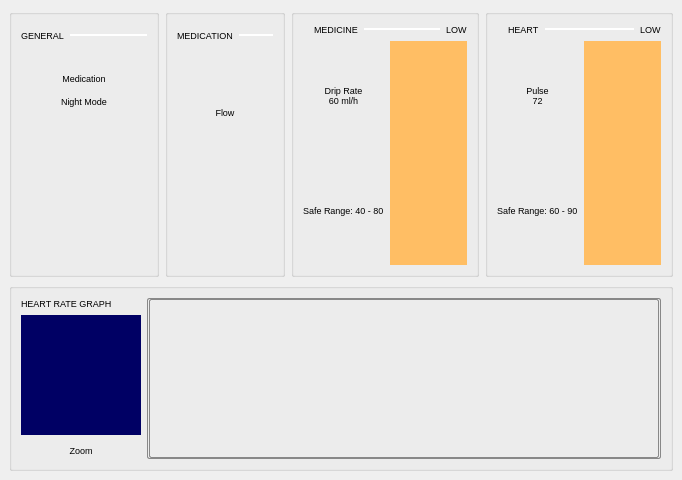
<?xml version="1.0" encoding="UTF-8"?>
<ui version="4.0">
 <class>PatientCare</class>
 <widget class="QWidget" name="PatientCare">
  <property name="geometry">
   <rect>
    <x>0</x>
    <y>0</y>
    <width>682</width>
    <height>480</height>
   </rect>
  </property>
  <property name="font">
   <font>
    <pointsize>7</pointsize>
   </font>
  </property>
  <property name="windowTitle">
   <string>PatientCare (Demo)</string>
  </property>
  <layout class="QVBoxLayout" name="verticalLayout_2">
   <property name="margin">
    <number>0</number>
   </property>
   <item>
    <layout class="QVBoxLayout" name="topLayout">
     <property name="margin">
      <number>9</number>
     </property>
     <item>
      <layout class="QHBoxLayout" name="layoutGroupBoxes">
       <item>
        <widget class="QGroupBox" name="gbGeneral">
         <property name="sizePolicy">
          <sizepolicy hsizetype="Expanding" vsizetype="Expanding">
           <horstretch>0</horstretch>
           <verstretch>1</verstretch>
          </sizepolicy>
         </property>
         <property name="minimumSize">
          <size>
           <width>150</width>
           <height>0</height>
          </size>
         </property>
         <property name="maximumSize">
          <size>
           <width>150</width>
           <height>16777215</height>
          </size>
         </property>
         <property name="font">
          <font/>
         </property>
         <property name="title">
          <string/>
         </property>
         <property name="flat">
          <bool>false</bool>
         </property>
         <layout class="QVBoxLayout" name="layoutGeneral">
          <item>
           <layout class="QHBoxLayout" name="horizontalLayout">
            <item>
             <widget class="QLabel" name="lblGeneral">
              <property name="sizePolicy">
               <sizepolicy hsizetype="Preferred" vsizetype="Fixed">
                <horstretch>0</horstretch>
                <verstretch>0</verstretch>
               </sizepolicy>
              </property>
              <property name="minimumSize">
               <size>
                <width>0</width>
                <height>22</height>
               </size>
              </property>
              <property name="text">
               <string>GENERAL</string>
              </property>
             </widget>
            </item>
            <item>
             <widget class="QWidget" name="widget" native="true">
              <property name="sizePolicy">
               <sizepolicy hsizetype="Expanding" vsizetype="Fixed">
                <horstretch>0</horstretch>
                <verstretch>0</verstretch>
               </sizepolicy>
              </property>
              <property name="maximumSize">
               <size>
                <width>16777215</width>
                <height>2</height>
               </size>
              </property>
              <property name="styleSheet">
               <string notr="true">background-color: rgb(255, 255, 255);</string>
              </property>
             </widget>
            </item>
           </layout>
          </item>
          <item>
           <spacer name="verticalSpacer_2">
            <property name="orientation">
             <enum>Qt::Vertical</enum>
            </property>
            <property name="sizeType">
             <enum>QSizePolicy::Fixed</enum>
            </property>
            <property name="sizeHint" stdset="0">
             <size>
              <width>20</width>
              <height>15</height>
             </size>
            </property>
           </spacer>
          </item>
          <item>
           <widget class="QtSvgSlideSwitch" name="switchSystemOff" native="true">
            <property name="styleSheet">
             <string notr="true">background-color: rgb(0, 85, 0)</string>
            </property>
           </widget>
          </item>
          <item>
           <widget class="QLabel" name="label">
            <property name="sizePolicy">
             <sizepolicy hsizetype="Expanding" vsizetype="Preferred">
              <horstretch>0</horstretch>
              <verstretch>0</verstretch>
             </sizepolicy>
            </property>
            <property name="text">
             <string>  Medication  </string>
            </property>
            <property name="alignment">
             <set>Qt::AlignCenter</set>
            </property>
           </widget>
          </item>
          <item>
           <widget class="QtSvgSlideSwitch" name="switchNightMode" native="true">
            <property name="styleSheet">
             <string notr="true">background-color: rgb(0, 85, 0)</string>
            </property>
           </widget>
          </item>
          <item>
           <widget class="QLabel" name="label_5">
            <property name="sizePolicy">
             <sizepolicy hsizetype="Expanding" vsizetype="Preferred">
              <horstretch>0</horstretch>
              <verstretch>0</verstretch>
             </sizepolicy>
            </property>
            <property name="text">
             <string>  Night Mode  </string>
            </property>
            <property name="alignment">
             <set>Qt::AlignCenter</set>
            </property>
           </widget>
          </item>
          <item>
           <spacer name="verticalSpacer">
            <property name="orientation">
             <enum>Qt::Vertical</enum>
            </property>
            <property name="sizeType">
             <enum>QSizePolicy::Expanding</enum>
            </property>
            <property name="sizeHint" stdset="0">
             <size>
              <width>20</width>
              <height>62</height>
             </size>
            </property>
           </spacer>
          </item>
         </layout>
        </widget>
       </item>
       <item>
        <widget class="QGroupBox" name="gbMedication">
         <property name="sizePolicy">
          <sizepolicy hsizetype="Expanding" vsizetype="Expanding">
           <horstretch>0</horstretch>
           <verstretch>1</verstretch>
          </sizepolicy>
         </property>
         <property name="minimumSize">
          <size>
           <width>120</width>
           <height>0</height>
          </size>
         </property>
         <property name="maximumSize">
          <size>
           <width>120</width>
           <height>16777215</height>
          </size>
         </property>
         <property name="font">
          <font/>
         </property>
         <property name="title">
          <string/>
         </property>
         <property name="flat">
          <bool>false</bool>
         </property>
         <layout class="QVBoxLayout" name="layoutMedication">
          <property name="sizeConstraint">
           <enum>QLayout::SetMinimumSize</enum>
          </property>
          <item>
           <layout class="QHBoxLayout" name="horizontalLayout_2">
            <item>
             <widget class="QLabel" name="lblMedication">
              <property name="sizePolicy">
               <sizepolicy hsizetype="Preferred" vsizetype="Minimum">
                <horstretch>0</horstretch>
                <verstretch>0</verstretch>
               </sizepolicy>
              </property>
              <property name="minimumSize">
               <size>
                <width>0</width>
                <height>22</height>
               </size>
              </property>
              <property name="text">
               <string>MEDICATION</string>
              </property>
             </widget>
            </item>
            <item>
             <widget class="QWidget" name="widget2" native="true">
              <property name="sizePolicy">
               <sizepolicy hsizetype="Expanding" vsizetype="Fixed">
                <horstretch>0</horstretch>
                <verstretch>0</verstretch>
               </sizepolicy>
              </property>
              <property name="maximumSize">
               <size>
                <width>16777215</width>
                <height>2</height>
               </size>
              </property>
              <property name="styleSheet">
               <string notr="true">background-color: rgb(255, 255, 255);</string>
              </property>
             </widget>
            </item>
           </layout>
          </item>
          <item>
           <spacer name="spacerMedication1">
            <property name="orientation">
             <enum>Qt::Vertical</enum>
            </property>
            <property name="sizeType">
             <enum>QSizePolicy::Fixed</enum>
            </property>
            <property name="sizeHint" stdset="0">
             <size>
              <width>20</width>
              <height>15</height>
             </size>
            </property>
           </spacer>
          </item>
          <item>
           <widget class="QtScrollDial" name="medicineFlow" native="true">
            <property name="sizePolicy">
             <sizepolicy hsizetype="Minimum" vsizetype="Minimum">
              <horstretch>0</horstretch>
              <verstretch>0</verstretch>
             </sizepolicy>
            </property>
            <property name="minimumSize">
             <size>
              <width>30</width>
              <height>30</height>
             </size>
            </property>
            <property name="maximumSize">
             <size>
              <width>156</width>
              <height>126</height>
             </size>
            </property>
           </widget>
          </item>
          <item>
           <widget class="QLabel" name="labelFlow">
            <property name="sizePolicy">
             <sizepolicy hsizetype="Expanding" vsizetype="Fixed">
              <horstretch>0</horstretch>
              <verstretch>0</verstretch>
             </sizepolicy>
            </property>
            <property name="minimumSize">
             <size>
              <width>31</width>
              <height>18</height>
             </size>
            </property>
            <property name="font">
             <font/>
            </property>
            <property name="text">
             <string>Flow</string>
            </property>
            <property name="alignment">
             <set>Qt::AlignCenter</set>
            </property>
           </widget>
          </item>
          <item>
           <spacer name="spacerMedication2">
            <property name="sizePolicy">
             <sizepolicy hsizetype="Minimum" vsizetype="Expanding">
              <horstretch>0</horstretch>
              <verstretch>0</verstretch>
             </sizepolicy>
            </property>
            <property name="orientation">
             <enum>Qt::Vertical</enum>
            </property>
            <property name="sizeType">
             <enum>QSizePolicy::Expanding</enum>
            </property>
            <property name="sizeHint" stdset="0">
             <size>
              <width>0</width>
              <height>0</height>
             </size>
            </property>
           </spacer>
          </item>
         </layout>
        </widget>
       </item>
       <item>
        <widget class="QGroupBox" name="gbFlow">
         <property name="sizePolicy">
          <sizepolicy hsizetype="Expanding" vsizetype="Expanding">
           <horstretch>0</horstretch>
           <verstretch>1</verstretch>
          </sizepolicy>
         </property>
         <property name="minimumSize">
          <size>
           <width>0</width>
           <height>0</height>
          </size>
         </property>
         <property name="font">
          <font/>
         </property>
         <property name="title">
          <string/>
         </property>
         <property name="flat">
          <bool>false</bool>
         </property>
         <layout class="QGridLayout" name="gridLayout_3">
          <item row="0" column="0" colspan="2">
           <layout class="QHBoxLayout" name="horizontalLayout_3">
            <item>
             <widget class="QLabel" name="lblLedFlow">
              <property name="sizePolicy">
               <sizepolicy hsizetype="Minimum" vsizetype="Minimum">
                <horstretch>0</horstretch>
                <verstretch>0</verstretch>
               </sizepolicy>
              </property>
              <property name="text">
               <string/>
              </property>
              <property name="pixmap">
               <pixmap resource="patientcare.qrc">:/led-green.svg</pixmap>
              </property>
             </widget>
            </item>
            <item>
             <widget class="QLabel" name="lblMedicineFlow">
              <property name="sizePolicy">
               <sizepolicy hsizetype="Preferred" vsizetype="Minimum">
                <horstretch>0</horstretch>
                <verstretch>0</verstretch>
               </sizepolicy>
              </property>
              <property name="text">
               <string>MEDICINE</string>
              </property>
             </widget>
            </item>
            <item>
             <widget class="QWidget" name="widget_3" native="true">
              <property name="sizePolicy">
               <sizepolicy hsizetype="Expanding" vsizetype="Fixed">
                <horstretch>0</horstretch>
                <verstretch>0</verstretch>
               </sizepolicy>
              </property>
              <property name="maximumSize">
               <size>
                <width>16777215</width>
                <height>2</height>
               </size>
              </property>
              <property name="styleSheet">
               <string notr="true">background-color: rgb(255, 255, 255);</string>
              </property>
             </widget>
            </item>
            <item>
             <widget class="QLabel" name="lblStatusFlow">
              <property name="sizePolicy">
               <sizepolicy hsizetype="Minimum" vsizetype="Preferred">
                <horstretch>0</horstretch>
                <verstretch>0</verstretch>
               </sizepolicy>
              </property>
              <property name="font">
               <font/>
              </property>
              <property name="text">
               <string>LOW</string>
              </property>
             </widget>
            </item>
           </layout>
          </item>
          <item row="1" column="0">
           <widget class="QLabel" name="lblFlow">
            <property name="sizePolicy">
             <sizepolicy hsizetype="Preferred" vsizetype="Expanding">
              <horstretch>0</horstretch>
              <verstretch>1</verstretch>
             </sizepolicy>
            </property>
            <property name="text">
             <string>Drip Rate
60 ml/h</string>
            </property>
            <property name="alignment">
             <set>Qt::AlignCenter</set>
            </property>
           </widget>
          </item>
          <item row="1" column="1" rowspan="2">
           <widget class="QtMultiSlider" name="multiSliderMedicine" native="true">
            <property name="sizePolicy">
             <sizepolicy hsizetype="Preferred" vsizetype="Expanding">
              <horstretch>0</horstretch>
              <verstretch>1</verstretch>
             </sizepolicy>
            </property>
            <property name="minimumSize">
             <size>
              <width>20</width>
              <height>30</height>
             </size>
            </property>
            <property name="styleSheet">
             <string notr="true">background-color: rgb(255, 190, 100)</string>
            </property>
           </widget>
          </item>
          <item row="2" column="0">
           <widget class="QLabel" name="lblRangeFlow">
            <property name="text">
             <string>Safe Range: 40 - 80</string>
            </property>
            <property name="wordWrap">
             <bool>true</bool>
            </property>
           </widget>
          </item>
         </layout>
        </widget>
       </item>
       <item>
        <widget class="QGroupBox" name="gbHeartRate">
         <property name="sizePolicy">
          <sizepolicy hsizetype="Expanding" vsizetype="Expanding">
           <horstretch>0</horstretch>
           <verstretch>1</verstretch>
          </sizepolicy>
         </property>
         <property name="minimumSize">
          <size>
           <width>0</width>
           <height>0</height>
          </size>
         </property>
         <property name="title">
          <string/>
         </property>
         <layout class="QGridLayout" name="gridLayout_4">
          <item row="0" column="0" colspan="2">
           <layout class="QHBoxLayout" name="horizontalLayout_4">
            <item>
             <widget class="QLabel" name="lblLedHeartRate">
              <property name="sizePolicy">
               <sizepolicy hsizetype="Minimum" vsizetype="Minimum">
                <horstretch>0</horstretch>
                <verstretch>0</verstretch>
               </sizepolicy>
              </property>
              <property name="text">
               <string/>
              </property>
              <property name="pixmap">
               <pixmap resource="patientcare.qrc">:/led-green.svg</pixmap>
              </property>
             </widget>
            </item>
            <item>
             <widget class="QLabel" name="lblHeartRate">
              <property name="sizePolicy">
               <sizepolicy hsizetype="Preferred" vsizetype="Minimum">
                <horstretch>0</horstretch>
                <verstretch>0</verstretch>
               </sizepolicy>
              </property>
              <property name="text">
               <string>HEART</string>
              </property>
             </widget>
            </item>
            <item>
             <widget class="QWidget" name="widget_4" native="true">
              <property name="sizePolicy">
               <sizepolicy hsizetype="Expanding" vsizetype="Fixed">
                <horstretch>0</horstretch>
                <verstretch>0</verstretch>
               </sizepolicy>
              </property>
              <property name="maximumSize">
               <size>
                <width>16777215</width>
                <height>2</height>
               </size>
              </property>
              <property name="styleSheet">
               <string notr="true">background-color: rgb(255, 255, 255);</string>
              </property>
             </widget>
            </item>
            <item>
             <widget class="QLabel" name="lblStatusHeartRate">
              <property name="sizePolicy">
               <sizepolicy hsizetype="Minimum" vsizetype="Preferred">
                <horstretch>0</horstretch>
                <verstretch>0</verstretch>
               </sizepolicy>
              </property>
              <property name="font">
               <font/>
              </property>
              <property name="text">
               <string>LOW</string>
              </property>
             </widget>
            </item>
           </layout>
          </item>
          <item row="1" column="0">
           <widget class="QLabel" name="lblRate">
            <property name="sizePolicy">
             <sizepolicy hsizetype="Preferred" vsizetype="Expanding">
              <horstretch>0</horstretch>
              <verstretch>1</verstretch>
             </sizepolicy>
            </property>
            <property name="text">
             <string>Pulse
72</string>
            </property>
            <property name="alignment">
             <set>Qt::AlignCenter</set>
            </property>
           </widget>
          </item>
          <item row="1" column="1" rowspan="2">
           <widget class="QtMultiSlider" name="multiSliderHeartRate" native="true">
            <property name="sizePolicy">
             <sizepolicy hsizetype="Preferred" vsizetype="Expanding">
              <horstretch>0</horstretch>
              <verstretch>1</verstretch>
             </sizepolicy>
            </property>
            <property name="minimumSize">
             <size>
              <width>20</width>
              <height>30</height>
             </size>
            </property>
            <property name="styleSheet">
             <string notr="true">background-color: rgb(255, 190, 100)</string>
            </property>
           </widget>
          </item>
          <item row="2" column="0">
           <widget class="QLabel" name="lblRangePulse">
            <property name="text">
             <string>Safe Range: 60 - 90</string>
            </property>
            <property name="wordWrap">
             <bool>true</bool>
            </property>
           </widget>
          </item>
         </layout>
        </widget>
       </item>
      </layout>
     </item>
     <item>
      <widget class="QGroupBox" name="gbGraph">
       <property name="sizePolicy">
        <sizepolicy hsizetype="Preferred" vsizetype="Minimum">
         <horstretch>0</horstretch>
         <verstretch>0</verstretch>
        </sizepolicy>
       </property>
       <property name="title">
        <string/>
       </property>
       <property name="flat">
        <bool>false</bool>
       </property>
       <layout class="QHBoxLayout" name="horizontalLayout_5">
        <item>
         <layout class="QVBoxLayout" name="verticalLayout">
          <item>
           <widget class="QLabel" name="label_12">
            <property name="sizePolicy">
             <sizepolicy hsizetype="Minimum" vsizetype="Fixed">
              <horstretch>0</horstretch>
              <verstretch>0</verstretch>
             </sizepolicy>
            </property>
            <property name="text">
             <string>HEART RATE GRAPH</string>
            </property>
           </widget>
          </item>
          <item>
           <widget class="Qt5WayButton" name="heartRateNavigator" native="true">
            <property name="sizePolicy">
             <sizepolicy hsizetype="Fixed" vsizetype="Fixed">
              <horstretch>0</horstretch>
              <verstretch>0</verstretch>
             </sizepolicy>
            </property>
            <property name="minimumSize">
             <size>
              <width>120</width>
              <height>120</height>
             </size>
            </property>
            <property name="maximumSize">
             <size>
              <width>120</width>
              <height>120</height>
             </size>
            </property>
            <property name="styleSheet">
             <string notr="true">background-color: rgb(0, 0, 100)</string>
            </property>
           </widget>
          </item>
          <item>
           <widget class="QLabel" name="labelNavigator">
            <property name="sizePolicy">
             <sizepolicy hsizetype="Minimum" vsizetype="Fixed">
              <horstretch>0</horstretch>
              <verstretch>0</verstretch>
             </sizepolicy>
            </property>
            <property name="minimumSize">
             <size>
              <width>68</width>
              <height>18</height>
             </size>
            </property>
            <property name="font">
             <font/>
            </property>
            <property name="text">
             <string>Zoom</string>
            </property>
            <property name="alignment">
             <set>Qt::AlignCenter</set>
            </property>
           </widget>
          </item>
         </layout>
        </item>
        <item>
         <widget class="QFrame" name="frame">
          <property name="sizePolicy">
           <sizepolicy hsizetype="Expanding" vsizetype="Preferred">
            <horstretch>0</horstretch>
            <verstretch>0</verstretch>
           </sizepolicy>
          </property>
          <property name="styleSheet">
           <string notr="true">border: 1px solid #888888; border-radius: 2px;</string>
          </property>
          <property name="frameShape">
           <enum>QFrame::StyledPanel</enum>
          </property>
          <layout class="QHBoxLayout" name="horizontalLayout_7">
           <property name="spacing">
            <number>1</number>
           </property>
           <property name="leftMargin">
            <number>1</number>
           </property>
           <property name="topMargin">
            <number>0</number>
           </property>
           <property name="rightMargin">
            <number>1</number>
           </property>
           <property name="bottomMargin">
            <number>0</number>
           </property>
           <item>
            <widget class="QtBasicGraph" name="heartRatePlot" native="true">
             <property name="sizePolicy">
              <sizepolicy hsizetype="Expanding" vsizetype="Minimum">
               <horstretch>0</horstretch>
               <verstretch>0</verstretch>
              </sizepolicy>
             </property>
             <property name="maximumSize">
              <size>
               <width>16777215</width>
               <height>160</height>
              </size>
             </property>
            </widget>
           </item>
          </layout>
         </widget>
        </item>
       </layout>
      </widget>
     </item>
    </layout>
   </item>
  </layout>
 </widget>
 <customwidgets>
  <customwidget>
   <class>QtSvgSlideSwitch</class>
   <extends>QWidget</extends>
   <header>qtsvgslideswitch.h</header>
   <container>1</container>
  </customwidget>
  <customwidget>
   <class>Qt5WayButton</class>
   <extends>QWidget</extends>
   <header>qt5waybutton.h</header>
   <container>1</container>
  </customwidget>
  <customwidget>
   <class>QtBasicGraph</class>
   <extends>QWidget</extends>
   <header>qtbasicgraph.h</header>
   <container>1</container>
  </customwidget>
  <customwidget>
   <class>QtMultiSlider</class>
   <extends>QWidget</extends>
   <header>qtmultislider.h</header>
   <container>1</container>
  </customwidget>
  <customwidget>
   <class>QtScrollDial</class>
   <extends>QWidget</extends>
   <header>qtscrolldial.h</header>
   <container>1</container>
  </customwidget>
 </customwidgets>
 <resources>
  <include location="patientcare.qrc"/>
 </resources>
 <connections/>
</ui>
